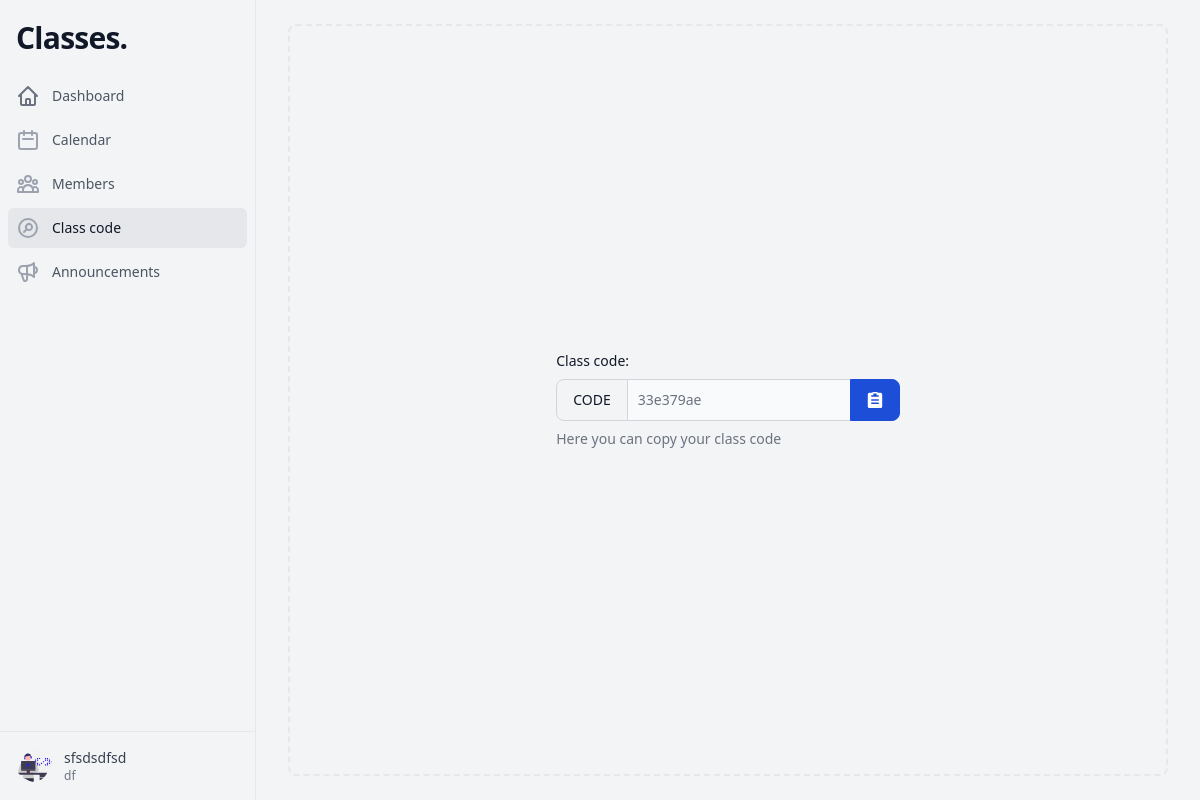
/class/167/code/ (signed in), run on the app's committed database.
### main/models.py (models this page shows, shortened)
class Class(models.Model):
    creator = models.ForeignKey(
        User, related_name="created_classes", on_delete=models.CASCADE
    )
    name = models.CharField(max_length=255)
    section = models.CharField(max_length=255, blank=True, null=True)
    subject = models.CharField(max_length=255, blank=True, null=True)
    room = models.CharField(max_length=255, blank=True, null=True)
    class_photo = models.ImageField(upload_to="class_files/")
    code = models.CharField(max_length=8, unique=True)

### main/views.py (the view)
# urls.py: path('class/<int:pk>/code/', views.class_code, name='class_code'),
@login_required(login_url="login_view")
def class_code(request, pk):
    my_class = get_object_or_404(Class, pk=pk)
    class_memberships = ClassMembership.objects.filter(specific_class=my_class)
    return render(request, 'class_code.html', {'class': my_class})

### main/templates/class_code.html (shortened to what this page needs)
{% load static %}
<!DOCTYPE html>
<html lang="en" class="h-full bg-gray-100">
  <head>
    <script src="https://cdn.tailwindcss.com"></script>
  </head>
  <body class="h-full overflow-hidden">
    <div class="h-full flex">
      <div class="hidden lg:flex lg:flex-shrink-0">
        <div class="flex flex-col w-64">
          <div class="flex-1 flex flex-col min-h-0 border-r border-gray-200 bg-gray-100">
            <div class="flex-1 flex flex-col pt-5 pb-4 overflow-y-auto">
              <a href="{% url 'classes' %}" class="flex items-center flex-shrink-0 px-4">
                <h1 class="text-3xl font-extrabold tracking-tight text-gray-900   max-w-3xl overflow-hidden ">Classes.</h1>
              </a>
              <nav class="mt-5 flex-1" aria-label="Sidebar">
                <div class="px-2 space-y-1">
                  <a data-class-pk="{{ class.pk }}" class="dashboard-button cursor-pointer text-gray-600 group flex items-center px-2 py-2 text-sm font-medium rounded-md">
                    Dashboard
                  </a>
                  <a  data-class-pk="{{ class.pk }}" class="class-calendar cursor-pointer text-gray-600 hover:bg-gray-50 hover:text-gray-900 group flex items-center px-2 py-2 text-sm font-medium rounded-md">
                    Calendar
                </a>
                  <a data-class-pk="{{ class.pk }}" class="members-button cursor-pointer text-gray-600 hover:bg-gray-50 hover:text-gray-900 group flex items-center px-2 py-2 text-sm font-medium rounded-md">
                    Members
                </a>
                  <a  data-class-pk="{{ class.pk }}" class="cursor-pointer class-code-button bg-gray-200 text-gray-900 hover:bg-gray-50 hover:text-gray-900 group flex items-center px-2 py-2 text-sm font-medium rounded-md">
                    Class code
                  </a>
                  <a data-class-pk="{{ class.pk }}" class="cursor-pointer class-announcements text-gray-600 hover:bg-gray-50 hover:text-gray-900 group flex items-center px-2 py-2 text-sm font-medium rounded-md">
                    Announcements
                  </a>
                </div>
              </nav>
            </div>
            <div class="flex-shrink-0 flex border-t border-gray-200 p-4">
                <div class="flex items-center">
                  <div>
                    <img class="inline-block h-9 w-9 rounded-full" src="{{class.class_photo.url}}" alt="">
                  </div>
                  <div class="ml-3">
                    <p class="text-sm font-medium text-gray-700 group-hover:text-gray-900">{{class.name}}</p>
                    <p class="text-xs font-medium text-gray-500 group-hover:text-gray-700">{{class.subject}}</p>
                  </div>
                </div>
            </div>
          </div>
        </div>
      </div>
      <div class="flex flex-col min-w-0 flex-1 overflow-hidden">
        <div class="flex-1 relative z-0 flex overflow-hidden">
          <main class="flex-1 relative z-0 overflow-y-auto focus:outline-none">
            <div class="absolute inset-0 py-6 px-4 sm:px-6 lg:px-8">
              <div class="h-full flex justify-center items-center border-2 border-gray-200 border-dashed rounded-lg">
                  <div class="flex justify-center items-center">
                <div class="w-full max-w-sm ">
                  <div class="mb-2 flex justify-between items-center">
                      <label for="website-url" class="text-sm font-medium text-gray-900 ">Class code:</label>
                  </div>
                  <div class="flex items-center">
                      <span class="flex-shrink-0 z-10 inline-flex items-center py-2.5 px-4 text-sm font-medium text-center text-gray-900 bg-gray-100 border border-gray-300 rounded-s-lg ">CODE</span>
                      <div class="relative w-full">
                          <input id="website-url" type="text" aria-describedby="helper-text-explanation" class="bg-gray-50 border border-e-0 border-gray-300 text-gray-500 dark:text-gray-400 text-sm border-s-0 focus:ring-blue-500 focus:border-blue-500 block w-full p-2.5 " value="{{class.code}}" readonly disabled />
                      </div>
                      <button data-tooltip-target="tooltip-website-url" data-copy-to-clipboard-target="website-url" class="flex-shrink-0 z-10 inline-flex items-center py-3 px-4 text-sm font-medium text-center text-white bg-blue-700 rounded-e-lg hover:bg-blue-800 focus:ring-4 focus:outline-none focus:ring-blue-300 border border-blue-700 dark:border-blue-600 hover:border-blue-800 dark:hover:border-blue-700" type="button">
                          <span id="default-icon">
                          </span>
                      </button>
                  </div>
                  <p id="helper-text-explanation" class="mt-2 text-sm text-gray-500 dark:text-gray-400">Here you can copy your class code</p>
                </div>
              </div>
              </div>
            </div>
          </main>
        </div>
      </div>
    </div>
  </body>
</html>

### data on the page
Class: class_photo (picture), name "sfsdsdfsd", subject "df", code "33e379ae"
